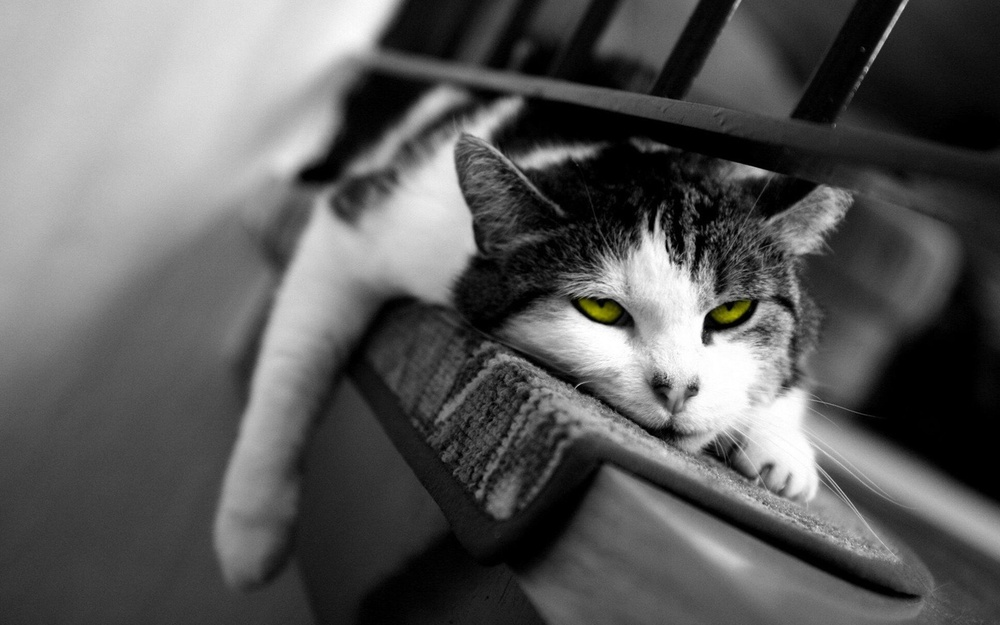
#> input picture notebook - visualization/ipython notebook/Beauty-Black-White-Wallpaper.jpg, 1000 x 625 px, shrunk from 1920 x 1200 before the run, found by its file name
$ python 2017-24-11-so-working-with-image-matplotlib.py
#> lines starting #> are read from the running program, lines starting #| are printed output that depends on the picture

# coding: utf-8

# ## Working with image plotting
# Introduction:
#
# Matplotlib is a Python 2D plotting library which produces publication quality figures in a variety of hardcopy formats and interactive environments across platforms. Matplotlib can be used in Python scripts, the Python and IPython shell, the jupyter notebook, web application servers, and four graphical user interface toolkits.
#
# ### Here are the main steps we will go through
# * How to add text to graph?
#
# This is Just a little illustration.
#
# <img style="float:left;" src="https://i.imgur.com/bFsdlJy.png"></img>

# In[23]:


import warnings
warnings.filterwarnings('ignore')


# In[24]:


import matplotlib.pyplot as plt
import matplotlib.image as mpimg
import numpy as np
get_ipython().magic('matplotlib inline')


# In[26]:


img = mpimg.imread('Beauty-Black-White-Wallpaper.jpg')
#> img is the input picture: shape (625, 1000, 3); mean R, G, B 91.8, 91.8, 91.7


# In[27]:


img.shape


# In[28]:


imgplot = plt.imshow(img)


# In[29]:


lum_img = img[:,:,0]
imgplot = plt.imshow(lum_img)


# In[30]:


imgplot = plt.imshow(lum_img)
imgplot.set_cmap('hot')


# In[31]:


imgplot = plt.imshow(lum_img)
imgplot.set_cmap('spectral')


# In[32]:


imgplot = plt.imshow(lum_img)
imgplot.set_cmap('spectral')
plt.colorbar()
plt.show()
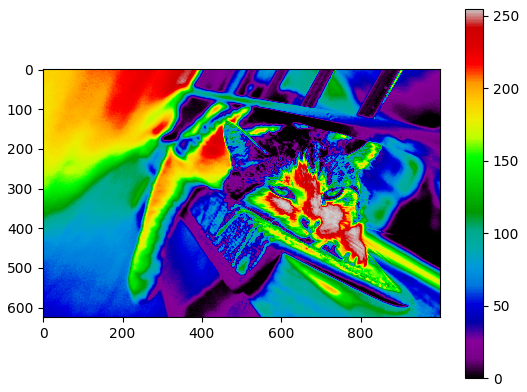
#> figure drawn by matplotlib, 2 panels


# In[33]:


imgplot = plt.imshow(lum_img)
imgplot.set_clim(0.0,0.7)
